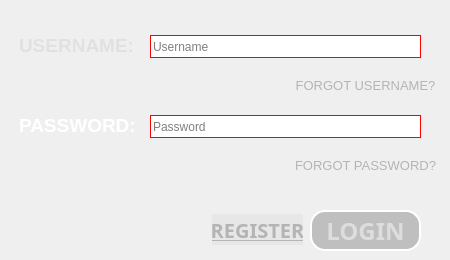
        <widget class="QWidget" name="mainpage">
         <widget class="QLabel" name="UsernameLabel">
          <property name="geometry">
           <rect>
            <x>10</x>
            <y>30</y>
            <width>131</width>
            <height>31</height>
           </rect>
          </property>
          <property name="font">
           <font>
            <pointsize>14</pointsize>
            <weight>75</weight>
            <bold>true</bold>
           </font>
          </property>
          <property name="styleSheet">
           <string notr="true">color: rgb(225, 225, 225);
border: 2px solid white;
border-style: outset;
border-radius: 15px;
padding: 4px;
border: none;</string>
          </property>
          <property name="text">
           <string>USERNAME:</string>
          </property>
          <property name="alignment">
           <set>Qt::AlignLeading|Qt::AlignLeft|Qt::AlignVCenter</set>
          </property>
         </widget>
         <widget class="QPushButton" name="ForgotUsername">
          <property name="geometry">
           <rect>
            <x>290</x>
            <y>70</y>
            <width>151</width>
            <height>31</height>
           </rect>
          </property>
          <property name="font">
           <font>
            <pointsize>10</pointsize>
           </font>
          </property>
          <property name="cursor">
           <cursorShape>PointingHandCursor</cursorShape>
          </property>
          <property name="toolTip">
           <string>Forgot Username?</string>
          </property>
          <property name="styleSheet">
           <string notr="true">BORDER: NONE;
color: rgb(180, 180, 180);</string>
          </property>
          <property name="text">
           <string>FORGOT USERNAME?</string>
          </property>
         </widget>
         <widget class="QPushButton" name="RegisterButton">
          <property name="geometry">
           <rect>
            <x>212</x>
            <y>214</y>
            <width>91</width>
            <height>31</height>
           </rect>
          </property>
          <property name="font">
           <font>
            <family>Bahnschrift SemiBold</family>
            <pointsize>15</pointsize>
            <weight>75</weight>
            <bold>true</bold>
            <underline>true</underline>
           </font>
          </property>
          <property name="cursor">
           <cursorShape>PointingHandCursor</cursorShape>
          </property>
          <property name="toolTip">
           <string>Register</string>
          </property>
          <property name="styleSheet">
           <string notr="true">color: rgb(180, 180, 180);
background-color: rgba(35, 31, 32, 10);
border: none;</string>
          </property>
          <property name="text">
           <string>REGISTER</string>
          </property>
         </widget>
         <widget class="QPushButton" name="LoginButton">
          <property name="geometry">
           <rect>
            <x>310</x>
            <y>210</y>
            <width>111</width>
            <height>41</height>
           </rect>
          </property>
          <property name="font">
           <font>
            <family>Bahnschrift SemiBold</family>
            <pointsize>18</pointsize>
            <weight>75</weight>
            <bold>true</bold>
           </font>
          </property>
          <property name="cursor">
           <cursorShape>PointingHandCursor</cursorShape>
          </property>
          <property name="toolTip">
           <string>Login</string>
          </property>
          <property name="styleSheet">
           <string notr="true">background-color: rgba(64, 64, 64, 70);
color: rgb(221, 221, 221);
border: 2px solid white;
border-style: outset;
border-radius: 15px;
padding: 4px;</string>
          </property>
          <property name="text">
           <string>LOGIN</string>
          </property>
         </widget>
         <widget class="QLineEdit" name="Password">
          <property name="geometry">
           <rect>
            <x>150</x>
            <y>115</y>
            <width>271</width>
            <height>23</height>
           </rect>
          </property>
          <property name="styleSheet">
           <string notr="true">background-color: rgb(255, 255, 255);
border: 1px solid red;</string>
          </property>
          <property name="echoMode">
           <enum>QLineEdit::Password</enum>
          </property>
          <property name="placeholderText">
           <string>Password</string>
          </property>
          <property name="clearButtonEnabled">
           <bool>true</bool>
          </property>
         </widget>
         <widget class="QLabel" name="PasswordLabel">
          <property name="geometry">
           <rect>
            <x>10</x>
            <y>110</y>
            <width>131</width>
            <height>31</height>
           </rect>
          </property>
          <property name="font">
           <font>
            <pointsize>14</pointsize>
            <weight>75</weight>
            <bold>true</bold>
           </font>
          </property>
          <property name="styleSheet">
           <string notr="true">color: rgb(255, 255, 255);
border: 2px solid white;
border-style: outset;
border-radius: 15px;
padding: 4px;
border: none;</string>
          </property>
          <property name="text">
           <string>PASSWORD:</string>
          </property>
          <property name="alignment">
           <set>Qt::AlignLeading|Qt::AlignLeft|Qt::AlignVCenter</set>
          </property>
         </widget>
         <widget class="QLineEdit" name="Username">
          <property name="geometry">
           <rect>
            <x>150</x>
            <y>35</y>
            <width>271</width>
            <height>23</height>
           </rect>
          </property>
          <property name="styleSheet">
           <string notr="true">background-color: rgb(255, 255, 255);
border: 1px solid red;</string>
          </property>
          <property name="maxLength">
           <number>15</number>
          </property>
          <property name="placeholderText">
           <string>Username</string>
          </property>
          <property name="clearButtonEnabled">
           <bool>true</bool>
          </property>
         </widget>
         <widget class="QPushButton" name="ForgotPassword">
          <property name="geometry">
           <rect>
            <x>290</x>
            <y>150</y>
            <width>151</width>
            <height>31</height>
           </rect>
          </property>
          <property name="font">
           <font>
            <pointsize>10</pointsize>
           </font>
          </property>
          <property name="cursor">
           <cursorShape>PointingHandCursor</cursorShape>
          </property>
          <property name="toolTip">
           <string>Forgot Password?</string>
          </property>
          <property name="styleSheet">
           <string notr="true">BORDER: NONE;
color: rgb(180, 180, 180);</string>
          </property>
          <property name="text">
           <string>FORGOT PASSWORD?</string>
          </property>
         </widget>
        </widget>
